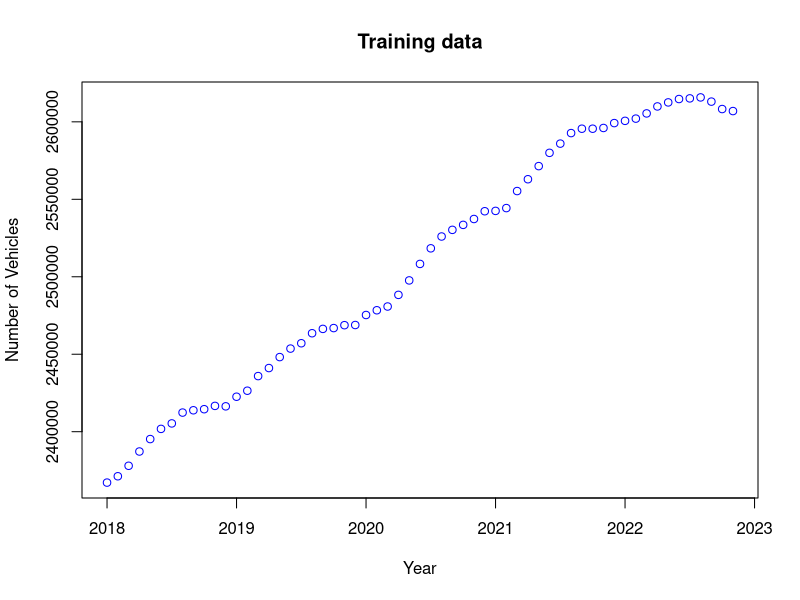
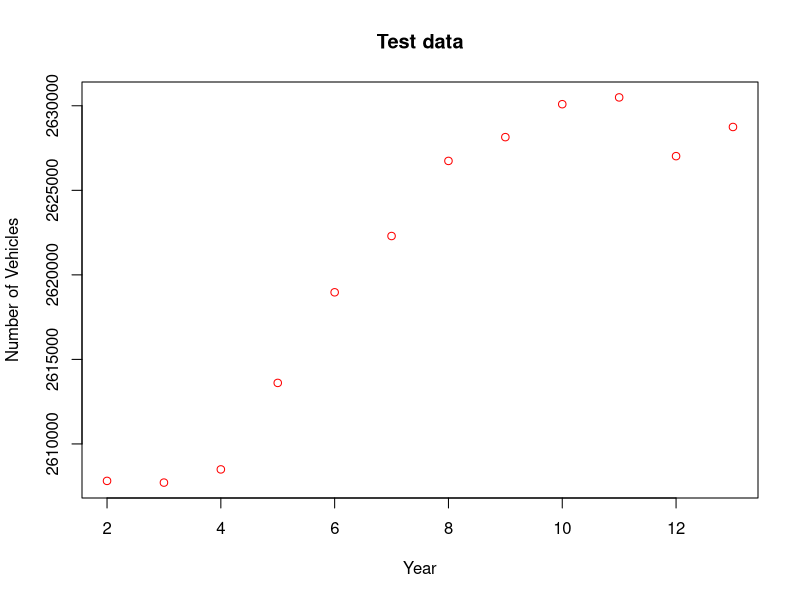
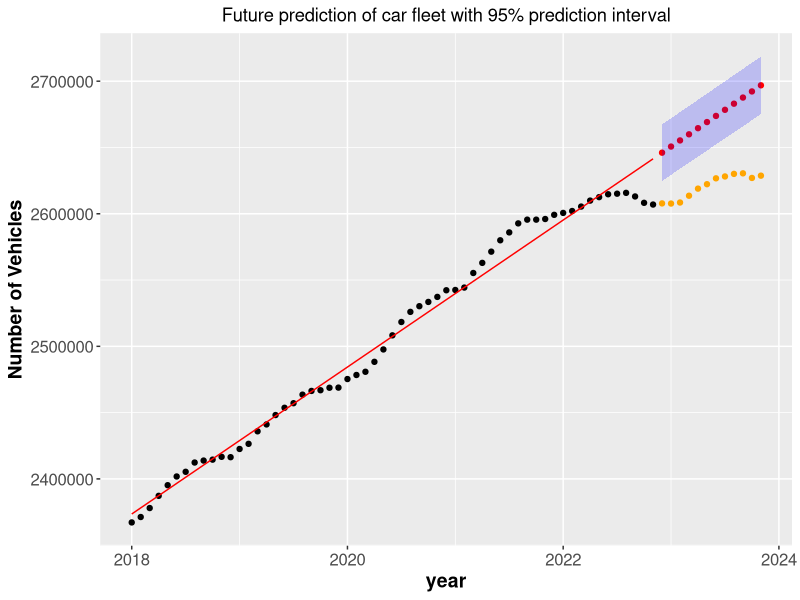
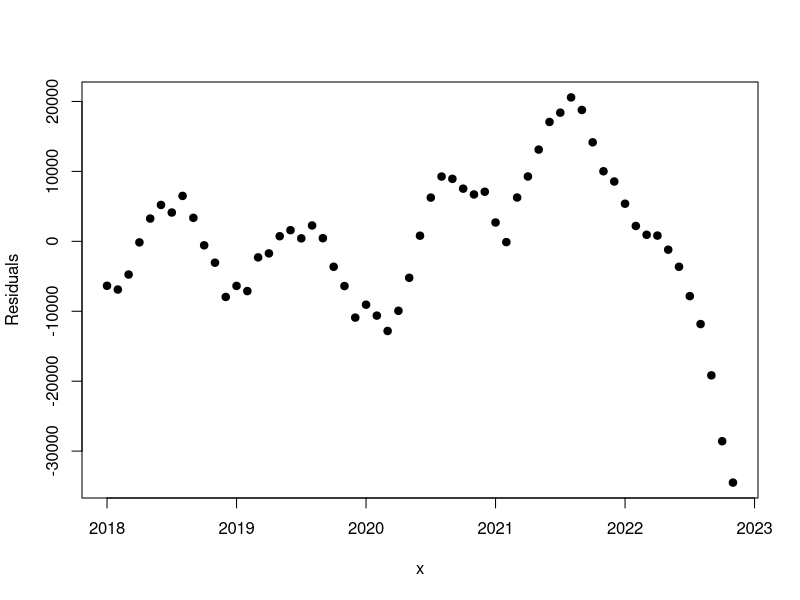
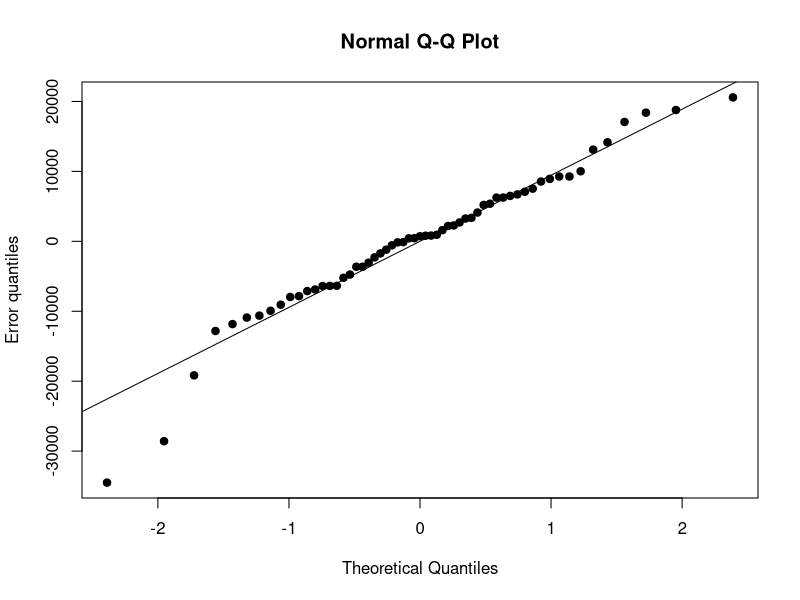
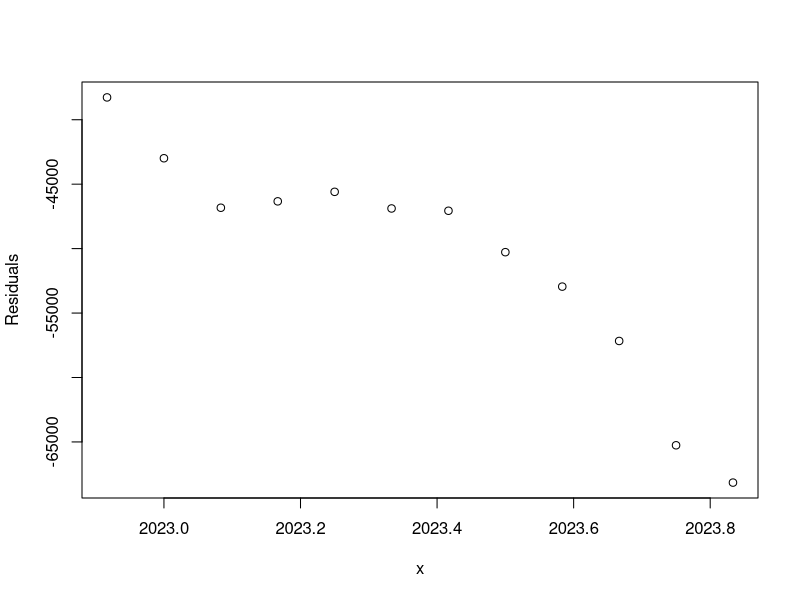
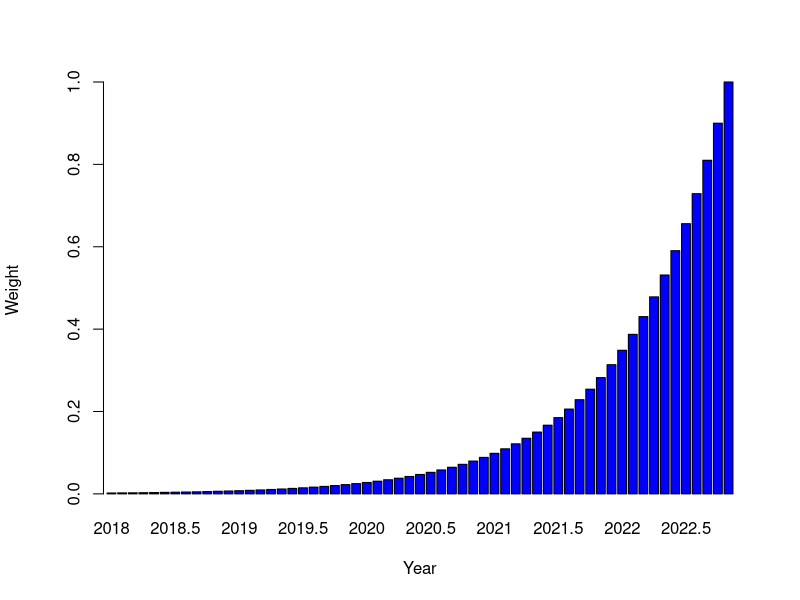
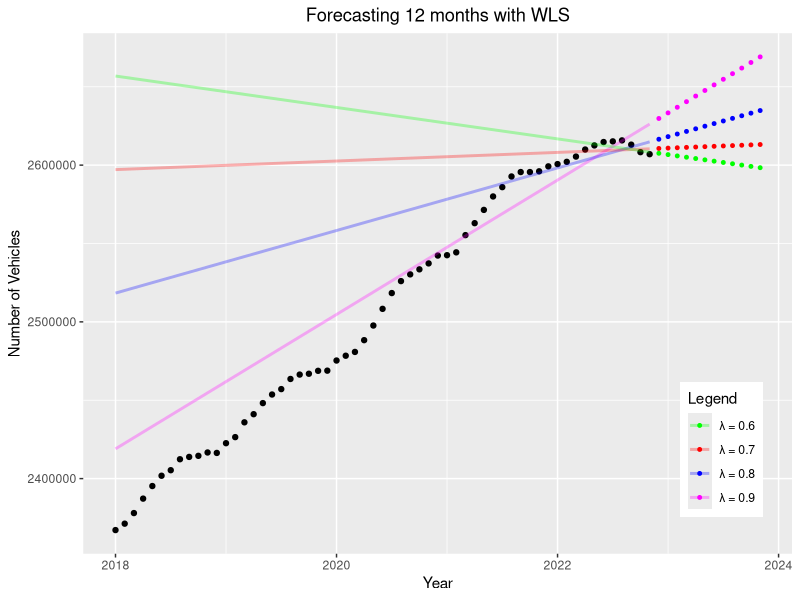

Here is the R script that generated these plots, in order:
# Required package to read excel
library("readxl")
library("ggplot2")

### DATA IMPORT ###
# Training Data
my_data <- read_excel("Assignment 1/DST_BIL54_train.xlsx")
# my_data <- read_excel("/Users/thomastrosborg/Desktop/Uni/Master/1. semester/Time Series Analysis/git/Assignment 1/DST_BIL54_train.xlsx")
n_train <- length(my_data)
train <- unlist(my_data[1, 2:n_train])
x <- seq(2018, 2022 + 10 / 12, by = 1 / 12)
n <- length(x)
y_train <- train

# Test Data
 my_data <- read_excel("Assignment 1/DST_BIL54_test.xlsx")
#my_data <- read_excel("/Users/thomastrosborg/Desktop/Uni/Master/1. semester/Time Series Analysis/git/Assignment 1/DST_BIL54_test.xlsx")
n_test <- length(my_data)
test <- unlist(my_data[1, 2:n_test])


##### Q1 #####
plot(x, train, col = "blue", title("Training data"), xlab="Year", ylab="Number of Vehicles")

plot(2:n_test, test, col = "red", title("Test data"), xlab="Year", ylab="Number of Vehicles")




##### Q2 #####
# Q2.1
ones <- rep(1, length(x))
x_ols <- cbind(ones, x)
theta <- solve(t(x_ols) %*% x_ols) %*% t(x_ols) %*% train

y_hat <- x_ols %*% theta
#plot(x, y_hat, col = "blue", title("Training data - OLS estimate"))
print(theta)

# Error, squared errors and residual variance estimate
error <- train - y_hat
RSS_ols <- t(error) %*% error
sigma2 <- as.numeric(RSS_ols) / (n_train - length(theta))

# Variance and std of estimated errors
v_ols <- sigma2 * solve(t(x_ols) %*% x_ols)
s_ols <- sqrt(diag(v_ols))

# Make forecast for next 12 months
x_test <- seq(2022 + 11 / 12, 2023 + 10 / 12, by = 1 / 12)
x_forecast <- cbind(1, x_test)
y_forecast <- x_forecast %*% theta

# Confidence interval
alpha <- 0.05
vmatrix <- sigma2 * (1 + (x_forecast %*% solve(t(x_ols) %*% x_ols)) %*% t(x_forecast))

CI_lb <- y_forecast - qt(1 - alpha / 2, n_train - length(theta)) * sqrt(diag(vmatrix))
CI_ub <- y_forecast + qt(1 - alpha / 2, n_train - length(theta)) * sqrt(diag(vmatrix))

# Plot fitted model, training data, forecast and CI
df_train <- data.frame(year = x, y = train, y_hat = y_hat)
df_forecast <- data.frame(year = x_forecast[,2], y = test, yhat = y_forecast, CI_lb = CI_lb, CI_ub = CI_ub)


ggplot(df_train, aes(x = year, y=train), title("Prediction of car fleet")) +
  geom_point(col = "black") + 
  geom_line(aes(x = year, y=y_hat), col="red", size = 0.5) +
  geom_point(data = df_forecast, aes(x = year, y = yhat), col="red", size=1.5) +
  geom_point(data = df_forecast, aes(x = year, y = y), col="orange", size=1.5) +
  geom_ribbon(data=df_forecast, aes(x=year, ymin=CI_lb, ymax=CI_ub), inherit.aes=FALSE, alpha=0.2, fill="blue") +
  ggtitle("Future prediction of car fleet with 95% prediction interval") + ylab("Number of Vehicles") +
  theme(plot.title = element_text(hjust = 0.5), axis.text=element_text(size=12), axis.title=element_text(size=14,face="bold"))

# Residual of model on historic data, clearly not white noise
plot(x, error, pch=19, ylab = "Residuals")

# QQ plot of residuals
qqnorm(error, pch=19,ylab = "Error quantiles")
qqline(error)

# Test error, model overestimates car fleet
plot(x_forecast[, 2], test - y_forecast, ylab = "Residuals", xlab = "x")




##### Q3 #####

# 3.1
lambda <- 0.9
SIGMA_OLS <- diag(n)
SIGMA_WLS <- diag(n)
for (i in 1:n) {
  SIGMA_WLS[i,i] <- 1/lambda^(n-i)
}
print(SIGMA_WLS[55:59,55:59])
W_WLS <- solve(SIGMA_WLS)

# 3.2
weights <- lambda^((n-1):0)
# plot the weights:
p <- barplot(weights, names = x, col = "blue", xlab = "Year", ylab = "Weight", axes = FALSE)
axis(side = 2, pos = -0.2)

# 3.3
print(sum(weights))

# 3.4
WLS <- solve(t(x_ols)%*%solve(SIGMA_WLS)%*%x_ols)%*%(t(x_ols)%*%solve(SIGMA_WLS)%*%y_train)
print(WLS)

# 3.5
y_wls <- x_test
lambdas <- c(0.9, 0.8, 0.7, 0.6)
df_forecast_wls <- data.frame(year = x_forecast[,2])
frame_names <- c('l09', 'l08', 'l07', 'l06')
df_forecast_wls[frame_names] <- NA

df_train[frame_names] <- NA

for (j in 1:length(lambdas)) {
  lambda = lambdas[j]
  for (i in 1:n) {
    SIGMA_WLS[i,i] <- 1/lambda^(n-i)
  }
  WLS <- solve(t(x_ols)%*%solve(SIGMA_WLS)%*%x_ols)%*%(t(x_ols)%*%solve(SIGMA_WLS)%*%y_train)
  y_pred <- x_forecast %*% WLS
  df_forecast_wls[frame_names[j]] <- y_pred
  df_train[frame_names[j]] <- x_ols %*% WLS
  print(WLS)
}

colors <- c("magenta", "blue", "red", "green")

ggplot(df_train, aes(x = year, y=train, colour='black')) +
  geom_point(col = "black") +
  geom_point(data=df_forecast_wls, aes(x=year, y=l09, colour="n9"), size=1)+
  geom_point(data=df_forecast_wls, aes(x=year, y=l08, colour="n8"), size=1)+
  geom_point(data=df_forecast_wls, aes(x=year, y=l07, colour="n7"), size=1)+
  geom_point(data=df_forecast_wls, aes(x=year, y=l06, colour="n6"), size=1)+
  geom_line(data=df_train, aes(x=year, y=l09, colour="n9"),linewidth=1, alpha=0.3)+
  geom_line(data=df_train, aes(x=year, y=l08, colour="n8"),linewidth=1, alpha=0.3)+
  geom_line(data=df_train, aes(x=year, y=l07, colour="n7"),linewidth=1, alpha=0.3)+
  geom_line(data=df_train, aes(x=year, y=l06, colour="n6"),linewidth=1, alpha=0.3)+
  theme(legend.position = c(0.9, 0.2), plot.title = element_text(hjust = 0.5)) +
  scale_color_manual(values = c(n9 = colors[1], n8 = colors[2], n7 = colors[3], n6 = colors[4]),
                     labels = c(n9 = "\u03bb = 0.9", n8 = "\u03bb = 0.8", n7 = "\u03bb = 0.7", n6 = "\u03bb = 0.6")) +
  labs(y= "Number of Vehicles", x = "Year", title = "Forecasting 12 months with WLS", color = "Legend")
  
# 3.6


##### Q4 #####

# 4.1 
f <- function(j) rbind(1, j)
L <- matrix(c(1.,0., 1.,1.),
            byrow=TRUE, nrow=2)
Linv <- solve(L) 

# 4.2
i <- 1
F_N <-  (lambda^0) * f(0)%*%t(f(0))
h_N <-  (lambda^0) * f(0) * y_train[i]

# 4.3
# Using lambda = 0.9 update FN and hN recursively and provide F10 and h10. We will
# not calculate predictions for these first 10 steps.
lambda <- 0.9
for (i in 2:10){
  F_N <- F_N + lambda^(i-1) * f(-(i-1)) %*% t(f(-(i-1)))  
  h_N <- lambda * Linv %*% h_N + f(0) * y_train[i]
  theta_N <- solve(F_N) %*% h_N
  
  yhat_N <- t(f(-(i-1):(59-i))) %*% theta_N
  plot_N <- ggplot(df_train, aes(x = year, y = y)) +
    geom_point() + 
    geom_point(data=df_train[1:i,], col="blue") + 
    geom_line(data=df_train[1:i,], aes(y=yhat_N[1:i]), col="blue") +
    #geom_line(aes(y=yhat_ols), col="red", linetype=2) + 
    #xlim(1980, 2005) + ylim(0,5.5) + 
    labs(y= "Number of Vehicles", x = "Year", title = paste0("N = ", i))
  
  print(plot_N)
}

# 4.4
# Now update the model recursively up to F59 and h59, while also calculating predictions at each
# step. You should calculate predictions for 1 month ahead, 6 months ahead and 12 months ahead.
# 4.5
#Plot the resulting 1-month, 6-month and 12-month prediction together with the training data.

idx_pred_1 <- seq(from = (11+1), to = 59, by = 1)
idx_pred_6 <- seq(from = (11+6), to = 59, by = 1)
idx_pred_12 <- seq(from = (11+12), to = 59, by = 1)

df_forecast_1m <- data.frame(year = x_ols[,2][idx_pred_1])
df_forecast_6m <- data.frame(year = x_ols[,2][idx_pred_6])
df_forecast_12m <- data.frame(year = x_ols[,2][idx_pred_12])
df_forecast_1m['values'] <- NA
df_forecast_6m['values'] <- NA
df_forecast_12m['values'] <- NA

for (i in 11:59){
  F_N <- F_N + lambda^(i-1) * f(-(i-1)) %*% t(f(-(i-1)))
  h_N <- lambda * Linv %*% h_N + f(0) * y_train[i] # y not found
  theta_N <- solve(F_N) %*% h_N
  
  yhat_N <- t(f(-(i-1):(59-i))) %*% theta_N
  df_forecast_1m[(i-10),'values'] <- yhat_N[(i+1)]
  df_forecast_6m[(i-10),'values'] <- yhat_N[(i+6)]
  df_forecast_12m[(i-10),'values'] <- yhat_N[(i+12)]
  #df_forecast_1m[(i-10),'values'] <- t(f(1)) %*% theta_N
  #df_forecast_6m[(i-10),'values'] <- t(f(6)) %*% theta_N
  #df_forecast_12m[(i-10),'values'] <- t(f(12)) %*% theta_N
}
colors <- c("blue", "red", "darkgreen")
ggplot(df_train, aes(x = year, y=train, colour='black')) +
  geom_line(col = "black") +
  geom_point(data=df_forecast_1m, aes(x=year, y=values, colour='n1'), size=0.7)+
  geom_point(data=df_forecast_6m, aes(x=year, y=values, colour='n2'), size=0.7)+
  geom_point(data=df_forecast_12m, aes(x=year, y=values, colour='n3'), size=0.7)+
  theme(plot.title = element_text(hjust = 0.5))+
  xlim(2018, 2023) + ylim(2350000,270000) +
  scale_color_manual(values = c(n1 = colors[1], n2 = colors[2], n3 = colors[3]),
    labels = c(n1 = "1 month", n2 = "6 months", n3 = "12 months")) +
    labs(y= "Number of Vehicles", x = "Year", title = "Forecasts with different forecast horizons", color = "Legend")


# 4.6 Repeat the iterative predictions for lambda = 0.55, 0.56, 0.57, ..., 0.95, and
# calculate the root-meansquare of the prediction errors for each forecast-horizon 
# (1 month, 6 months and 12 months) and for each value of lambda.
# Plot the root-mean-square of the prediction errors versus lambda for both 1 month, 6 months and 12
# months predictions.
df_forecast_1m <- data.frame(year = x_ols[,2][idx_pred_1])
df_forecast_6m <- data.frame(year = x_ols[,2][idx_pred_6])
df_forecast_12m <- data.frame(year = x_ols[,2][idx_pred_12])
df_forecast_1m['values'] <- NA
df_forecast_6m['values'] <- NA
df_forecast_12m['values'] <- NA

lambdas <- seq(from = 0.55, to = 0.95, by = 0.01)
df_prediction_errors <- data.frame(lambda = lambdas)
frame_names <- c('m1', 'm6', 'm12')
df_prediction_errors[frame_names] <- NA

for (j in 1:length(lambdas)) {
  lambda <- lambdas[j]
  i <- 1
  F_N <-  (lambda^0) * f(0)%*%t(f(0))
  h_N <-  (lambda^0) * f(0) * y_train[i]
  
  for (i in 2:59){
    F_N <- F_N + lambda^(i-1) * f(-(i-1)) %*% t(f(-(i-1)))
    h_N <- lambda * Linv %*% h_N + f(0) * y_train[i] 
    if (i > 10) {
      theta_N <- solve(F_N) %*% h_N
      
      yhat_N <- t(f(-(i-1):(59-i))) %*% theta_N
      df_forecast_1m[(i-10),'values'] <- yhat_N[(i+1)]
      df_forecast_6m[(i-10),'values'] <- yhat_N[(i+6)]
      df_forecast_12m[(i-10),'values'] <- yhat_N[(i+12)]
    }
  }
  df_prediction_errors[j,'m1'] <- sqrt(mean((y_train[(11+1):59] - df_forecast_1m[(1:(59-10-1)),'values'])^2))
  df_prediction_errors[j,'m6'] <- sqrt(mean((y_train[(11+6):59] - df_forecast_6m[(1:(59-10-6)),'values'])^2))
  df_prediction_errors[j,'m12'] <- sqrt(mean((y_train[(11+12):59] - df_forecast_12m[(1:(59-10-12)),'values'])^2))
}

ggplot()+ #df_prediction_errors, aes(x = lambda, y=m1, colour='n1'), size=1) +
  #geom_point() +
  geom_point(data=df_prediction_errors, aes(x=lambda, y=m1, colour='n1'), size=1)+
  geom_point(data=df_prediction_errors, aes(x=lambda, y=m6, colour='n2'), size=1)+
  geom_point(data=df_prediction_errors, aes(x=lambda, y=m12, colour='n3'), size=1)+
  theme(plot.title = element_text(hjust = 0.5))+
  xlim(0.55, 0.95) + ylim(0,30000) +
  scale_color_manual(values = c(n1 = colors[1], n2 = colors[2], n3 = colors[3]),
                     labels = c(n1 = "1 month", n2 = "6 months", n3 = "12 months")) +
  labs(y= "RMSE", x = "lambda", title = "RMSE for different values of lambda", color = "Legend")

# 4.7
idx_min_1m <- which.min(df_prediction_errors[,'m1'])
opt_lambda_1m <- lambdas[idx_min_1m]

# 4.8
idx_min_6m <- which.min(df_prediction_errors[,'m6'])
opt_lambda_6m <- lambdas[idx_min_6m]

# 4.9
idx_min_12m <- which.min(df_prediction_errors[,'m12'])
opt_lambda_12m <- lambdas[idx_min_12m]

opt_lambdas <- c(opt_lambda_1m, opt_lambda_6m, opt_lambda_12m)

# 4.10. 
# It would be problematic to make lambda as small as 0.5. Why is that?
# (hint: compare the sum of weights to the number of parameters).
lambda <- 0.5
weights <- lambda^((n-1):0)
print(sum(weights))
# = 2

# 4.11. 
#Compare the 1-month-ahead prediction with lambda = 0.55 to the naive persistence model
# (i.e. using only the last observation to predict 1 month ahead). 
# Which one is better?

lambda <- 0.55
i <- 1
F_N <-  (lambda^0) * f(0)%*%t(f(0))
h_N <-  (lambda^0) * f(0) * y_train[i]

for (i in 2:59){
  F_N <- F_N + lambda^(i-1) * f(-(i-1)) %*% t(f(-(i-1)))
  h_N <- lambda * Linv %*% h_N + f(0) * y_train[i]
  if (i > 10) {
    theta_N <- solve(F_N) %*% h_N

    yhat_N <- t(f(-(i-1):(59-i))) %*% theta_N
    df_forecast_1m[(i-10),'values'] <- yhat_N[(i+1)]
  }
}

df_persistence <- data.frame(year=df_train[12:59,'year'], values=df_train[11:58,'y'])

ggplot(df_train, aes(x=year, y=y)) +
  geom_line(colour='black') +
  geom_point(data=df_forecast_1m, aes(x=year, y=values, colour='n1'), size=0.7)+
  geom_point(data=df_persistence, aes(x=year, y=values, colour='n2'), size=0.7)+
  theme(plot.title = element_text(hjust = 0.5))+
  xlim(2018, 2023) + ylim(2350000,2650000) +
  scale_color_manual(values = c(n1 = colors[1], n2 = "magenta"),
                     labels = c(n1 = "1 month", n2 = "persistence")) +
  labs(y= "Number of Vehicles", x = "Year", title = "Comparison with persistence model", color = "Legend")

rmse_naive <- sqrt(mean((y_train[(11+1):59] - y_train[(11):58])^2))
# = 5330.434

# 4.12
# Now choose the best forecasts at time t = 59 of Yt for time t = 60, t = 65 and t = 71, i.e.
# ˆ Y59+1|59, ˆ Y59+6|59, and ˆ Y59+12|59 and plot them together with the training data AND the test
# data (i.e. 2nd data file).
df_pred <- data.frame(year = x_test[c(1,6,12)])
df_pred['values'] <- NA
l <- c(1,6,12)
for (k in 1:3) {
  lambda <- opt_lambdas[k]
  i <- 1
  F_N <-  (lambda^0) * f(0)%*%t(f(0))
  h_N <-  (lambda^0) * f(0) * y_train[i]

  for (i in 2:59){
    F_N <- F_N + lambda^(i-1) * f(-(i-1)) %*% t(f(-(i-1)))
    h_N <- lambda * Linv %*% h_N + f(0) * y_train[i]
  }
  theta_N <- solve(F_N) %*% h_N
  y_pred <- t(f(l[k])) %*% theta_N
  df_pred[k,'values'] <- y_pred
}

df_test <- data.frame(year = x_test, y = test)

ggplot(df_train, aes(x=year, y=y)) +
  geom_line(colour='black') +
  geom_point(data=df_test, aes(x=year, y=y, colour='n1'), size=0.5)+
  geom_point(data=df_pred, aes(x=year, y=values, colour='n2'), size=0.5)+
  theme(plot.title = element_text(hjust = 0.5))+
  xlim(2018, 2024) + ylim(2350000,2700000) +
  scale_color_manual(values = c(n1 = 'black', n2 = "magenta"),
                     labels = c(n1 = "Test data", n2 = "Forecast")) +
  labs(y= "Number of Vehicles", x = "Year", title = "Forecasts compared to test data", color = "Legend")
